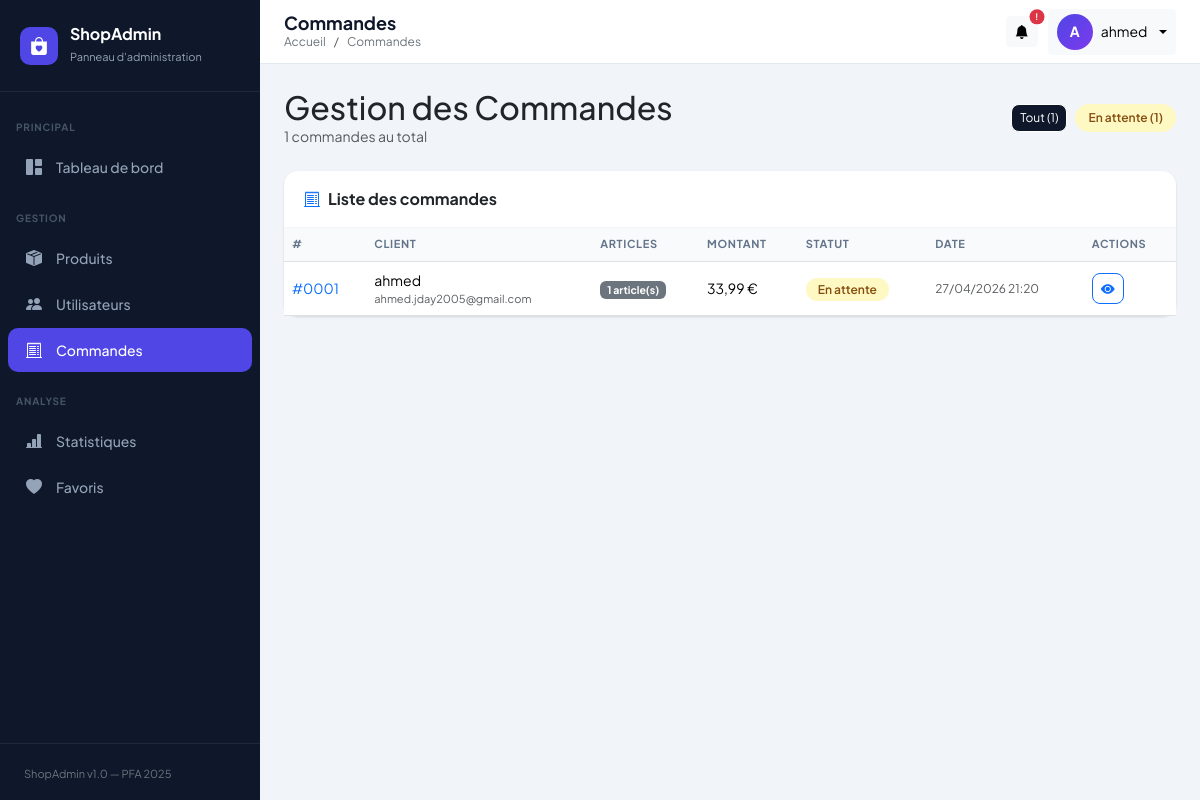
Screenshot of /dashboard-admin-main/index.php?page=orders (signed in) with the database file from the repository.
### tables this page shows
CREATE TABLE `orders` (
  `id` int(11) NOT NULL,
  `user_id` int(11) DEFAULT NULL,
  `total_price` decimal(10,2) DEFAULT NULL,
  `status` enum('pending','paid','shipped','delivered','cancelled') DEFAULT 'pending',
  `created_at` timestamp NOT NULL DEFAULT current_timestamp()
);

CREATE TABLE `users` (
  `id` int(11) NOT NULL,
  `name` varchar(50) NOT NULL,
  `email` varchar(255) NOT NULL,
  `role` enum('admin','customer') DEFAULT 'customer',
  `is_active` tinyint(1) DEFAULT 1,
  `password` varchar(255) NOT NULL,
  `reset_token_hash` varchar(64) DEFAULT NULL,
  `reset_token_expires_at` datetime DEFAULT NULL,
  `is_verified` tinyint(1) DEFAULT 0,
  `verification_code` varchar(6) DEFAULT NULL,
  `code_expiry` datetime DEFAULT NULL
);

### dashboard-admin-main/controllers/OrderController.php (called while the page is built, shortened)
<?php
require_once __DIR__ . '/../models/Order.php';
class OrderController {
    private Order $model;
    public function __construct() {
        $this->model = new Order();
    }
    public function index(): void {
        $orders = $this->model->getAll();
        require __DIR__ . '/../views/orders/index.php';
    }
}

### dashboard-admin-main/config/database.php (called while the page is built, shortened)
<?php
class Database {
    private static ?PDO $instance = null;
    public static function getInstance(): PDO {
        if (self::$instance === null) {
            $dsn = "mysql:host=" . DB_HOST . ";dbname=" . DB_NAME . ";charset=" . DB_CHARSET;
            $options = [
                PDO::ATTR_ERRMODE            => PDO::ERRMODE_EXCEPTION,
                PDO::ATTR_DEFAULT_FETCH_MODE => PDO::FETCH_ASSOC,
                PDO::ATTR_EMULATE_PREPARES   => false,
            ];
            try {
                self::$instance = new PDO($dsn, DB_USER, DB_PASS, $options);
            } catch (PDOException $e) {
                error_log("Erreur connexion DB : " . $e->getMessage());
                die(json_encode(['error' => 'Connexion à la base de données échouée.']));
            }
        }
        return self::$instance;
    }
}

### dashboard-admin-main/models/Order.php (called while the page is built, shortened)
<?php
require_once __DIR__ . '/../config/database.php';
class Order {
    private PDO $db;
    public function __construct() {
        $this->db = Database::getInstance();
    }
    public function getAll(): array {
        $stmt = $this->db->query("
            SELECT o.*, o.total_price AS total, u.name AS user_name, u.email AS user_email,
                   COUNT(oi.id) AS items_count
            FROM orders o
            JOIN users u ON o.user_id = u.id
            LEFT JOIN order_items oi ON o.id = oi.order_id
            GROUP BY o.id
            ORDER BY o.created_at DESC
        ");
        return $stmt->fetchAll();
    }
}

### dashboard-admin-main/views/orders/index.php (the view, shortened to what this page needs)
<?php
require_once __DIR__ . '/../../includes/header.php';
require_once __DIR__ . '/../../includes/sidebar.php';
$statusCounts = [];
foreach ($orders as $o) {
    $statusCounts[$o['status']] = ($statusCounts[$o['status']] ?? 0) + 1;
}
?>
<div class="main-wrapper">
    <?php require_once __DIR__ . '/../../includes/navbar.php'; ?>
    <div class="content-area">
        <div class="d-flex justify-content-between align-items-center mb-4">
            <div>
                <h2 class="fw-800 mb-0">Gestion des Commandes</h2>
                <p class="text-muted mb-0" style="font-size:14px;"><?= count($orders) ?> commandes au total</p>
            </div>
            <div class="d-flex gap-2 flex-wrap">
                <button class="btn btn-sm filter-btn active" data-filter="all"
                        style="border-radius:8px;background:#0f172a;color:#fff;font-size:12px;">
                    Tout (<?= count($orders) ?>)
                </button>
                <?php
                $statusLabels = [
                    'pending'    => ['label'=>'En attente',  'class'=>'status-pending'],
                    'processing' => ['label'=>'En cours',    'class'=>'status-processing'],
                    'shipped'    => ['label'=>'Expédié',     'class'=>'status-shipped'],
                    'delivered'  => ['label'=>'Livré',       'class'=>'status-delivered'],
                    'cancelled'  => ['label'=>'Annulé',      'class'=>'status-cancelled'],
                ];
                foreach ($statusLabels as $key => $info):
                    if (isset($statusCounts[$key])): ?>
                <button class="btn btn-sm filter-btn status-badge <?= $info['class'] ?>"
                        data-filter="<?= $key ?>" style="font-size:12px;">
                    <?= $info['label'] ?> (<?= $statusCounts[$key] ?>)
                </button>
                <?php endif; endforeach; ?>
            </div>
        </div>
        <div class="card">
            <div class="card-header">
                <i class="bi bi-receipt-cutoff me-2 text-primary"></i>Liste des commandes
            </div>
            <div class="table-responsive">
                <table class="table mb-0" id="ordersTable">
                    <thead>
                        <tr>
                            <th>#</th>
                            <th>Client</th>
                            <th>Articles</th>
                            <th>Montant</th>
                            <th>Statut</th>
                            <th>Date</th>
                            <th>Actions</th>
                        </tr>
                    </thead>
                    <tbody>
                        <?php if (empty($orders)): ?>
                        <tr>
                            <td colspan="7" class="text-center py-5 text-muted">
                                <i class="bi bi-receipt fs-1 d-block mb-2"></i>Aucune commande.
                            </td>
                        </tr>
                        <?php else: ?>
                        <?php foreach ($orders as $order): ?>
                        <tr data-status="<?= $order['status'] ?>">
                            <td>
                                <span class="fw-700 text-primary">#<?= str_pad($order['id'], 4, '0', STR_PAD_LEFT) ?></span>
                            </td>
                            <td>
                                <div class="fw-600" style="font-size:14px;"><?= htmlspecialchars($order['user_name']) ?></div>
                                <div class="text-muted" style="font-size:11px;"><?= htmlspecialchars($order['user_email']) ?></div>
                            </td>
                            <td>
                                <span class="badge bg-secondary"><?= $order['items_count'] ?> article(s)</span>
                            </td>
                            <td class="fw-700"><?= number_format($order['total'], 2, ',', ' ') ?> €</td>
                            <td>
                                <span class="status-badge status-<?= $order['status'] ?>">
                                    <?= $statusLabels[$order['status']]['label'] ?? $order['status'] ?>
                                </span>
                            </td>
                            <td class="text-muted" style="font-size:12px;">
                                <?= date('d/m/Y H:i', strtotime($order['created_at'])) ?>
                            </td>
                            <td>
                                <a href="index.php?page=orders&action=show&id=<?= $order['id'] ?>"
                                   class="btn btn-sm btn-outline-primary" style="border-radius:8px;" title="Voir détails">
                                    <i class="bi bi-eye-fill"></i>
                                </a>
                            </td>
                        </tr>
                        <?php endforeach; ?>
                        <?php endif; ?>
                    </tbody>
                </table>
            </div>
        </div>
    </div>
</div>
<?php require_once __DIR__ . '/../../includes/footer.php'; ?>

### dashboard-admin-main/includes/header.php (style rules this page uses)
:root { --sidebar-width: 260px; --primary: #4f46e5; --primary-dark: #3730a3; --primary-light: #ede9fe; --sidebar-bg: #0f172a; --sidebar-text: #94a3b8; --sidebar-active: #4f46e5; --body-bg: #f1f5f9; --card-shadow: 0 1px 3px 0 rgba(0,0,0,.1), 0 1px 2px -1px rgba(0,0,0,.1); }
* { font-family: 'Plus Jakarta Sans', sans-serif; }
body { background: var(--body-bg); }
.main-wrapper { margin-left: var(--sidebar-width); min-height: 100vh; display: flex; flex-direction: column; }
.content-area { padding: 24px; flex: 1; }
.card { border: none; border-radius: 14px; box-shadow: var(--card-shadow); }
.card-header { background: transparent; border-bottom: 1px solid #f1f5f9; font-weight: 700; padding: 16px 20px; }
.table th { font-size: 11px; font-weight: 700; text-transform: uppercase; letter-spacing: .06em; color: #64748b; background: #f8fafc; }
.table td { vertical-align: middle; font-size: 14px; }
.status-badge { padding: 4px 12px; border-radius: 99px; font-size: 12px; font-weight: 600; }
.status-pending { background:#fef9c3; color:#854d0e; }

### rows the page displays
orders: id "0001", user.name "ahmed", user.email "ahmed.jday2005@gmail.com", items_count "1", total_price "33,99", status "En attente", created_at "27/04/2026 21:20"

### other values shown
$pageTitle "Commandes"
$breadcrumb "Commandes"
substr($_SESSION['admin_name'] ?? 'A', 0, 1) "A"
$_SESSION['admin_name'] "ahmed"
count($orders) "1"
$info['label'] "En attente"
$statusCounts[$key] "1"
